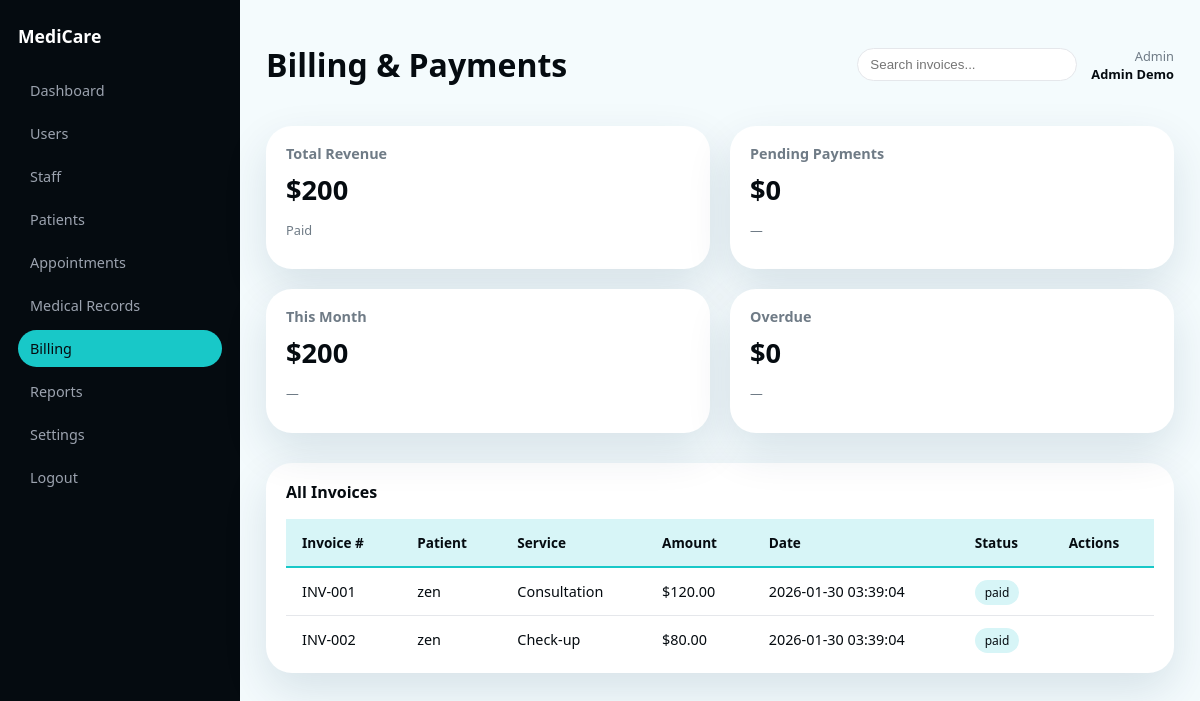
The app's page /medicare-clinic/index.php?page=admin-billing (signed in) with its own data.
### tables this page shows
CREATE TABLE invoices (
            id INTEGER PRIMARY KEY AUTOINCREMENT,
            patient_id INTEGER NOT NULL,
            invoice_number TEXT NOT NULL,
            service TEXT NOT NULL,
            amount REAL NOT NULL,
            status TEXT DEFAULT 'pending',
            paid_at TEXT,
            created_at TEXT DEFAULT CURRENT_TIMESTAMP,
            FOREIGN KEY (patient_id) REFERENCES users(id)
        );

CREATE TABLE users (
            id INTEGER PRIMARY KEY AUTOINCREMENT,
            email TEXT NOT NULL UNIQUE,
            password_hash TEXT NOT NULL,
            name TEXT NOT NULL,
            role TEXT NOT NULL CHECK(role IN ('admin','doctor','nurse','receptionist','patient')),
            created_at TEXT DEFAULT CURRENT_TIMESTAMP
        , department TEXT);

### medicare-clinic/config/auth.php (called while the page is built, shortened)
<?php
function current_user()
{
    return $_SESSION['user'] ?? null;
}

### medicare-clinic/app/views/admin/billing.php (the view, shortened to what this page needs)
<?php
require __DIR__ . '/../layouts/admin_sidebar.php';
$pdo = $GLOBALS['pdo'] ?? null;
$user = current_user();
$sidebar = render_admin_sidebar();
$invoices = [];
$revenue = 0;
$pending = 0;
$overdue = 0;
if ($pdo) {
    $stmt = $pdo->query("
        SELECT i.*, u.name as patient_name
        FROM invoices i
        JOIN users u ON i.patient_id = u.id
        ORDER BY i.created_at DESC
    ");
    $invoices = $stmt ? $stmt->fetchAll(PDO::FETCH_ASSOC) : [];
    foreach ($invoices as $inv) {
        if ($inv['status'] === 'paid') $revenue += (float)$inv['amount'];
    }
}
?>
<div class="app-shell">
    <?php echo $sidebar; ?>
    <main class="main-content">
        <header class="main-header">
            <h1>Billing & Payments</h1>
            <div class="header-right">
                <div class="search-bar">
                    <input type="text" placeholder="Search invoices..." />
                </div>
                <div class="user-info">
                    <span class="role">Admin</span>
                    <span class="name"><?php echo htmlspecialchars($user['name'] ?? 'Admin'); ?></span>
                </div>
            </div>
        </header>
        <section class="grid-4">
            <div class="summary-card">
                <h4>Total Revenue</h4>
                <div class="summary-value">$<?php echo number_format($revenue, 0); ?></div>
                <p class="summary-change">Paid</p>
            </div>
            <div class="summary-card">
                <h4>Pending Payments</h4>
                <div class="summary-value">$<?php echo number_format($pending, 0); ?></div>
                <p class="summary-change">—</p>
            </div>
            <div class="summary-card">
                <h4>This Month</h4>
                <div class="summary-value">$<?php echo number_format($revenue, 0); ?></div>
                <p class="summary-change">—</p>
            </div>
            <div class="summary-card">
                <h4>Overdue</h4>
                <div class="summary-value">$<?php echo number_format($overdue, 0); ?></div>
                <p class="summary-change">—</p>
            </div>
        </section>
        <section class="panel">
            <div class="panel-header">
                <h3>All Invoices</h3>
            </div>
            <table class="data-table">
                <thead>
                    <tr>
                        <th>Invoice #</th>
                        <th>Patient</th>
                        <th>Service</th>
                        <th>Amount</th>
                        <th>Date</th>
                        <th>Status</th>
                        <th>Actions</th>
                    </tr>
                </thead>
                <tbody>
                    <?php foreach ($invoices as $inv): ?>
                    <tr>
                        <td><?php echo htmlspecialchars($inv['invoice_number']); ?></td>
                        <td><?php echo htmlspecialchars($inv['patient_name'] ?? '—'); ?></td>
                        <td><?php echo htmlspecialchars($inv['service']); ?></td>
                        <td>$<?php echo number_format((float)$inv['amount'], 2); ?></td>
                        <td><?php echo htmlspecialchars($inv['created_at']); ?></td>
                        <td><span class="badge <?php echo $inv['status'] === 'paid' ? 'cyan' : ''; ?>"><?php echo htmlspecialchars($inv['status']); ?></span></td>
                        <td>
                        </td>
                    </tr>
                    <?php endforeach; ?>
                </tbody>
            </table>
        </section>
    </main>
</div>

### medicare-clinic/public/assets/css/style.css (style rules this page uses)
:root { --mc-bg: #f4fbfd; --mc-cyan: #18c8c8; --mc-cyan-soft: #d7f5f7; --mc-black: #050b10; --mc-gray: #6f7b86; --mc-white: #ffffff; --mc-radius-lg: 26px; --shadow-soft: 0 18px 45px rgba(7, 47, 79, 0.12); --font-main: system-ui, -apple-system, BlinkMacSystemFont, "Segoe UI", sans-serif; }
*, *::before, *::after { box-sizing: border-box; }
body { margin: 0; font-family: var(--font-main); background: var(--mc-bg); color: var(--mc-black); }
.app-shell { display: grid; grid-template-columns: 240px minmax(0, 1fr); min-height: 100vh; }
.main-content { padding: 22px 26px 32px; }
.main-header { display: flex; justify-content: space-between; align-items: center; margin-bottom: 18px; }
.header-right { display: flex; align-items: center; gap: 14px; }
.search-bar input { border-radius: 999px; border: 1px solid #e5e7eb; padding: 8px 12px; width: 220px; outline: none; }
.user-info { text-align: right; font-size: 0.8rem; }
.user-info .role { display: block; color: var(--mc-gray); }
.user-info .name { font-weight: 600; }
.summary-card { background: var(--mc-white); border-radius: var(--mc-radius-lg); padding: 18px 20px; box-shadow: var(--shadow-soft); }
.summary-card h4 { margin: 0 0 8px; font-size: 0.9rem; color: var(--mc-gray); }
.summary-value { font-size: 1.7rem; font-weight: 700; }
.summary-change { font-size: 0.8rem; color: var(--mc-gray); }
.panel { background: var(--mc-white); border-radius: var(--mc-radius-lg); box-shadow: var(--shadow-soft); padding: 18px 20px 10px; }
.panel-header { display: flex; justify-content: space-between; align-items: center; margin-bottom: 10px; }
.panel-header h3 { margin: 0; font-size: 1rem; }
.badge { padding: 4px 10px; border-radius: 999px; background: #e5e7eb; font-size: 0.75rem; }
.badge.cyan { background: var(--mc-cyan-soft); color: var(--mc-black); }
.data-table { width: 100%; border-collapse: collapse; margin-top: 16px; }
.data-table thead { background: var(--mc-cyan-soft); }
.data-table th { padding: 14px 16px; text-align: left; font-weight: 600; font-size: 0.85rem; color: var(--mc-black); border-bottom: 2px solid var(--mc-cyan); }
.data-table td { padding: 14px 16px; border-bottom: 1px solid #e5e7eb; font-size: 0.9rem; }
.data-table tbody tr:last-child td { border-bottom: none; }
.grid-4 { display: grid; grid-template-columns: repeat(4, 1fr); gap: 20px; margin-bottom: 30px; }
@media (max-width: 1200px) { .grid-4 { grid-template-columns: repeat(2, 1fr); } }

### records on screen
invoices: invoice_number "INV-001", patient.name "zen", service "Consultation", amount "120.00", created_at "2026-01-30 03:39:04", status "paid"
invoices: invoice_number "INV-002", patient.name "zen", service "Check-up", amount "80.00", created_at "2026-01-30 03:39:04", status "paid"

### other values on screen
$user['name'] "Admin Demo"
$revenue "200"
$pending "0"
$overdue "0"
